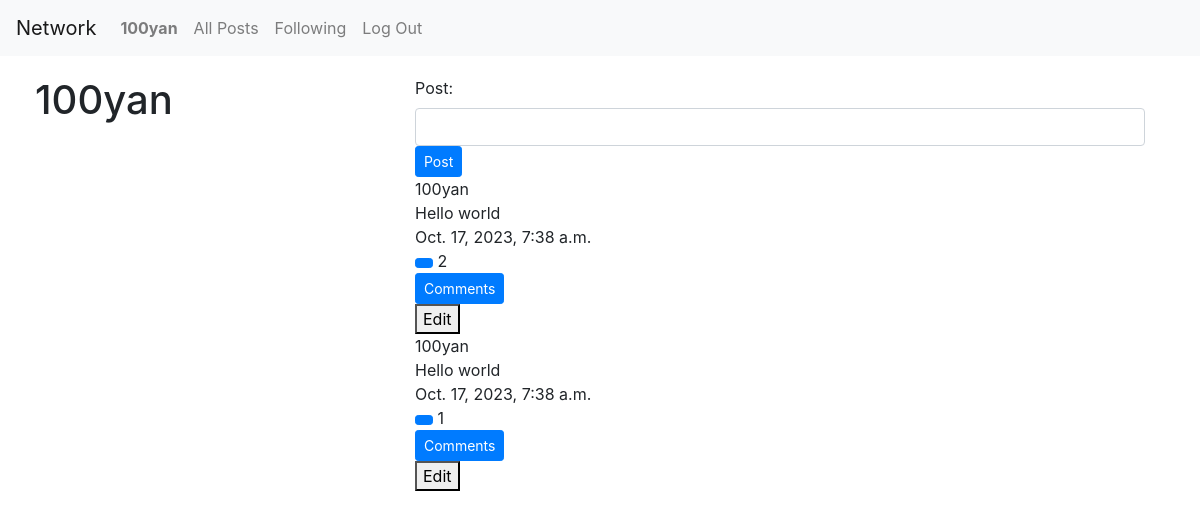
Before: /user/2 (signed in) with the older database file.
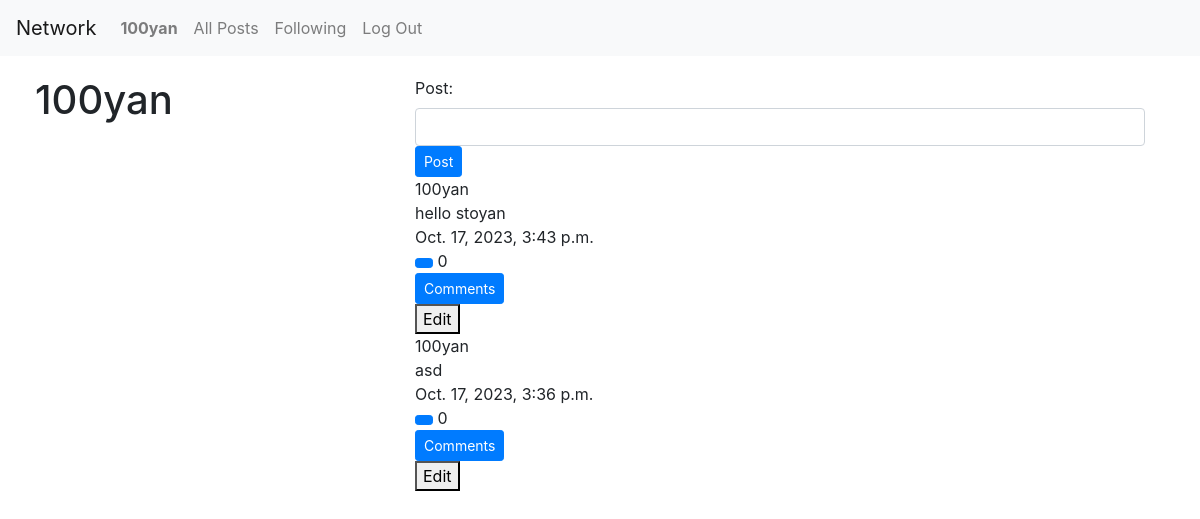
After: the same page with the newer database file.
### network/models.py (models this page shows, shortened)
class User(AbstractUser):
    following = models.ManyToManyField('self', related_name='followers', blank=True)

class Post(models.Model):
    author = models.ForeignKey(User, on_delete=models.CASCADE)
    post = models.CharField(max_length=400)
    timestamp = models.DateTimeField(auto_now_add=True, blank=True)
    likes = models.ManyToManyField(User, related_name="liked_posts", default=0)
    def likes_count(self) -> int:
        return self.likes.all().count()

### network/views.py (the view)
# urls.py: path('user/<int:id>', views.user_profile, name='user')
def user_profile(request, id):
    active_user = User.objects.get(pk=request.user.id)
    user = User.objects.get(pk=id)
    if active_user != user:
        if active_user.following.filter(id=id).exists():
            status = 'Follow'
        else:
            status = 'Unfollow'
    if request.method == 'PUT':
        if status == 'Follow':
            active_user.unfollow(user)
        else:
            active_user.follow(user)
        return JsonResponse({'message': status})
    user = User.objects.get(pk=id)
    posts = Post.objects.filter(author=user).order_by('-timestamp')
    comments = Comment.objects.filter(post__in=posts)
    context = {
        'profile': user,
        'posts': posts,
        'all_comments': comments,
        'create_post': PostForm,
        'add_comment': CommentForm,
    }
    try:
        context['follows'] = status
    except UnboundLocalError:
        pass
    return render(request, 'network/user_profile.html', context)

### network/templates/network/user_profile.html (shortened to what this page needs)
{% extends 'network/layout.html' %}
{% block body %}
<div class="container">
    <div class="row">
        <div class="col-lg-4">
            <h1>{{ profile }}</h1>
        </div>
        <div class="col-lg-8">
            <div class="form">
                <form method="POST">
                    {{ create_post }}
                    <input type="submit" class='btn btn-sm btn-primary' name="new_post" value="Post">
                </form>
            </div>
            <div class="posts">
                {% for post in posts %}
                    <div class="single-post">
                        {{ post.author }}
                        <div id="post-text">{{post.post}}</div>
                        {{ post.timestamp }}
                        <div class="interactions">
                            <div id="likes">
                                {% if user.is_authenticated %}
                                <button id='like' data-post-id="{{ post.id }}" class="btn btn-sm btn-primary"></button>
                                {% endif %}
                                <span id="num-likes">{{ post.likes_count }}</span>
                            </div>
                            <div id="comments">
                                <button id="comment" class="btn btn-sm btn-primary">Comments</button>
                            </div>
                            {% if user == post.author %}
                                <button id="edit">Edit</button>
                            {% endif %}
                        </div>
                    </div>
                {% endfor %}
            </div>
        </div>
    </div>
</div>
{% endblock %}

### network/templates/network/layout.html (shortened to what this page needs)
{% load static %}
<!DOCTYPE html>
<html lang="en">
    <head>
        <link rel="stylesheet" href="https://stackpath.bootstrapcdn.com/bootstrap/4.4.1/css/bootstrap.min.css">
        <link href="{% static 'network/styles.css' %}" rel="stylesheet">
    </head>
    <body>
        <nav class="navbar navbar-expand-lg navbar-light bg-light">
            <a class="navbar-brand" href="#">Network</a>
            <div>
              <ul class="navbar-nav mr-auto">
                {% if user.is_authenticated %}
                    <li class="nav-item">
                        <a class="nav-link" href="{% url 'user' id=user.id %}"><strong>{{ user.username }}</strong></a>
                    </li>
                {% endif %}
                <li class="nav-item">
                  <a class="nav-link" href="{% url 'index' %}">All Posts</a>
                </li>
                {% if user.is_authenticated %}
                    <li class="nav-item">
                        <a class="nav-link" href="#">Following</a>
                    </li>
                    <li class="nav-item">
                        <a class="nav-link" href="{% url 'logout' %}">Log Out</a>
                    </li>
                {% endif %}
              </ul>
            </div>
          </nav>
        <div class="body">
            {% block body %}
            {% endblock %}
        </div>
    </body>
</html>

### network/static/network/styles.css (style rules this page uses)
ul { list-style-type: none; padding-left: 0; }
.container { margin: 20px; }

Changed rows visible on the page:
removed Post: author "100yan", post "Hello world", timestamp "Oct. 17, 2023, 7:38 a.m.", likes_count "2", shows "Edit"
removed Post: author "100yan", post "Hello world", timestamp "Oct. 17, 2023, 7:38 a.m.", likes_count "1", shows "Edit"
added Post: author "100yan", post "hello stoyan", timestamp "Oct. 17, 2023, 3:43 p.m.", likes_count "0", shows "Edit"
added Post: author "100yan", post "asd", timestamp "Oct. 17, 2023, 3:36 p.m.", likes_count "0", shows "Edit"
